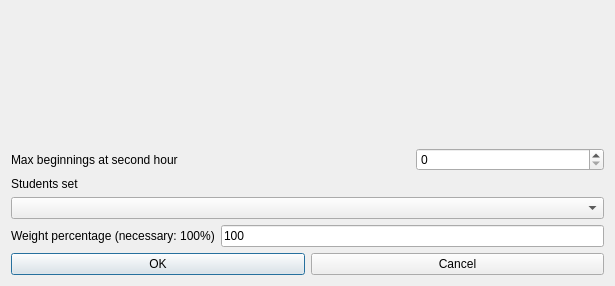
<?xml version="1.0" encoding="UTF-8"?>
<ui version="4.0">
 <class>ModifyConstraintStudentsSetMorningsEarlyMaxBeginningsAtSecondHourForm_template</class>
 <widget class="QDialog" name="ModifyConstraintStudentsSetMorningsEarlyMaxBeginningsAtSecondHourForm_template">
  <property name="geometry">
   <rect>
    <x>0</x>
    <y>0</y>
    <width>615</width>
    <height>286</height>
   </rect>
  </property>
  <property name="windowTitle">
   <string extracomment="This is the title of the dialog to modify a constraint of this type">Modify students set mornings early max beginnings at second hour</string>
  </property>
  <layout class="QGridLayout" name="gridLayout">
   <item row="4" column="1" colspan="2">
    <widget class="QLineEdit" name="weightLineEdit">
     <property name="text">
      <string notr="true">100</string>
     </property>
    </widget>
   </item>
   <item row="1" column="0" colspan="2">
    <widget class="QLabel" name="maxBeginningsTextLabel">
     <property name="frameShape">
      <enum>QFrame::NoFrame</enum>
     </property>
     <property name="frameShadow">
      <enum>QFrame::Plain</enum>
     </property>
     <property name="text">
      <string>Max beginnings at second hour</string>
     </property>
     <property name="wordWrap">
      <bool>false</bool>
     </property>
    </widget>
   </item>
   <item row="5" column="0" colspan="3">
    <layout class="QHBoxLayout">
     <item>
      <widget class="QPushButton" name="okPushButton">
       <property name="text">
        <string>OK</string>
       </property>
      </widget>
     </item>
     <item>
      <widget class="QPushButton" name="cancelPushButton">
       <property name="text">
        <string>Cancel</string>
       </property>
      </widget>
     </item>
    </layout>
   </item>
   <item row="3" column="0" colspan="3">
    <widget class="QComboBox" name="studentsComboBox">
     <property name="editable">
      <bool>false</bool>
     </property>
     <property name="insertPolicy">
      <enum>QComboBox::NoInsert</enum>
     </property>
     <property name="duplicatesEnabled">
      <bool>false</bool>
     </property>
    </widget>
   </item>
   <item row="4" column="0">
    <widget class="QLabel" name="weightTextLabel">
     <property name="frameShape">
      <enum>QFrame::NoFrame</enum>
     </property>
     <property name="frameShadow">
      <enum>QFrame::Plain</enum>
     </property>
     <property name="text">
      <string>Weight percentage (necessary: 100%)</string>
     </property>
     <property name="wordWrap">
      <bool>false</bool>
     </property>
    </widget>
   </item>
   <item row="2" column="0" colspan="3">
    <widget class="QLabel" name="studentsTextLabel">
     <property name="frameShape">
      <enum>QFrame::NoFrame</enum>
     </property>
     <property name="frameShadow">
      <enum>QFrame::Plain</enum>
     </property>
     <property name="text">
      <string>Students set</string>
     </property>
     <property name="wordWrap">
      <bool>false</bool>
     </property>
    </widget>
   </item>
   <item row="1" column="2">
    <widget class="QSpinBox" name="maxBeginningsSpinBox"/>
   </item>
   <item row="0" column="0" colspan="3">
    <spacer name="spacer20">
     <property name="orientation">
      <enum>Qt::Vertical</enum>
     </property>
     <property name="sizeType">
      <enum>QSizePolicy::Expanding</enum>
     </property>
     <property name="sizeHint" stdset="0">
      <size>
       <width>20</width>
       <height>16</height>
      </size>
     </property>
    </spacer>
   </item>
  </layout>
 </widget>
 <layoutdefault spacing="6" margin="11"/>
 <resources/>
 <connections/>
</ui>
